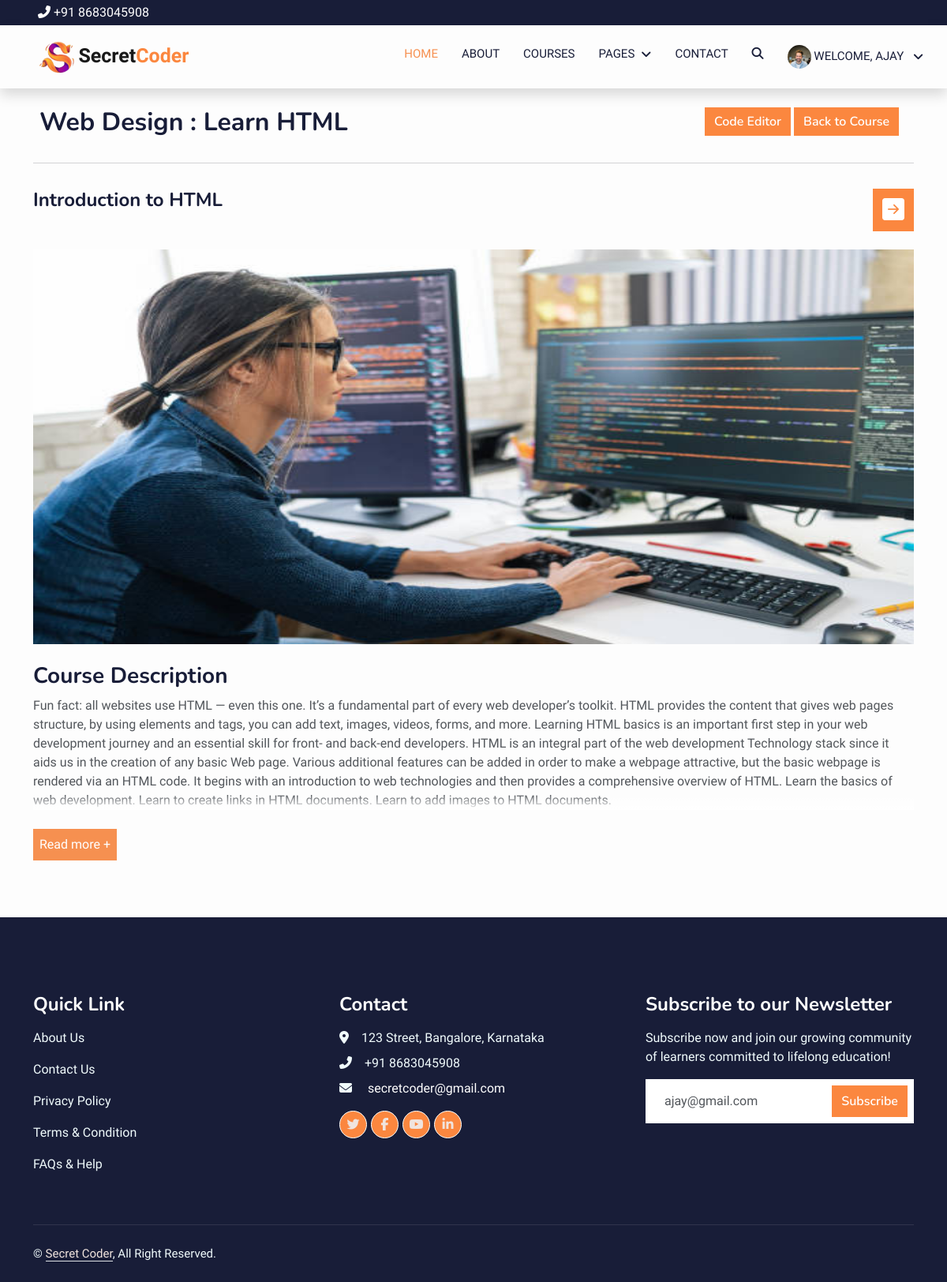
Page /course/watch-course/learn-html (signed in) on the committed database.
### coder/models.py (models this page shows, shortened)
class Profile(models.Model):
    profile_image = models.ImageField(
        default='media/default.jpg', upload_to='media', null=True, blank=True)
    user = models.OneToOneField(User, on_delete=models.CASCADE, blank=True,null=True)
    first_name = models.CharField(max_length=100, blank=True,null=True)
    last_name = models.CharField(max_length=100, blank=True,null=True)
    username = models.CharField(max_length=100, blank=True,null=True)
    email = models.CharField(max_length=100,blank=True,null=True)
    phone = models.BigIntegerField(blank=True,null=True)
    desc = models.CharField(max_length=500, blank=True,null=True)

class Course(models.Model):
    STATUS = (
        ('PUBLISH', 'PUBLISH'),
        ('DRAFT', 'DRAFT'),
    )
    featured_image = models.ImageField(
        upload_to="Media/featured_img", null=True)
    featured_video = models.CharField(max_length=300, null=True)
    title = models.CharField(max_length=500)
    created_at = models.DateField(auto_now_add=True)
    author = models.ForeignKey(Author, on_delete=models.CASCADE, null=True)
    category = models.ForeignKey(Categories, on_delete=models.CASCADE)
    level = models.ForeignKey(Level, on_delete=models.CASCADE, null=True)
    description = models.TextField()
    short_desc = models.TextField(null=True)
    price = models.IntegerField(null=True, default=0)
    discount = models.IntegerField(null=True)
    language = models.ForeignKey(Language, on_delete=models.CASCADE, null=True)
    deadline = models.CharField(max_length=200, null=True)
    slug = models.SlugField(default='', max_length=500, null=True, blank=True)
    status = models.CharField(choices=STATUS, max_length=100, null=True)
    certificate = models.CharField(null=True, max_length=100)

class Categories(models.Model):
    icon = models.CharField(max_length=200, null=True)
    name = models.CharField(max_length=200)

class Video(models.Model):
    serial_number = models.IntegerField(null=True)
    thumbnail = models.ImageField(upload_to="Media/thumbnail", null=True)
    course = models.ForeignKey(Course, on_delete=models.CASCADE)
    lesson = models.ForeignKey(Lesson, on_delete=models.CASCADE, null=True)
    title = models.CharField(max_length=200)
    youtube_id = models.CharField(max_length=200)
    time_duration = models.IntegerField(null=True)
    preview = models.BooleanField(default=False)

### secretcoder/views.py (the view)
@login_required(login_url='login')
def watch_course(request, slug):
    lecture = request.GET.get('lecture')
    course = Course.objects.filter(slug=slug)
    if lecture is None:
        lecture = 1
    video = Video.objects.get(id=lecture)
    try:
        if course.exists():
            course = course.first()
        else:
            return redirect('404')
    except UserCourse.DoesNotExist:
        return redirect('404')
    context = {
        'course': course,
        'video': video,
        'lecture': lecture,
    }
    return render(request, 'course/watch_course.html', context)

### templates/course/watch_course.html (shortened to what this page needs)
{% extends 'base.html' %}
{% load static %}
{% load course_tags %}
{% block content %}
<div class="container-xxl py-2">
    <div class="container mt-2">
        <div class="row p-2">
            <div class="col-lg-9 col-md-6">
                <h2>{{course.category.name}} : {{course.title}}</h2>
            </div>
            <div class="col-lg-3 col-md-6">
                <a href="{% url 'editor' %}" class="text-decoration-none btn btn-md text-white">Code Editor</a>
                <a href="{% url 'my-course' %}" class="text-decoration-none btn btn-md text-white">Back to
                    Course</a>
            </div>
        </div>
        <hr>
    </div>
    <div class="container">
        <div class="row">
            <div class="col min-vh-100 py-3">
                <button class="btn float-end text-white" data-bs-toggle="offcanvas" data-bs-target="#offcanvas"
                    role="button">
                    <i class="bi bi-arrow-right-square-fill fs-3" data-bs-toggle="offcanvas"
                        data-bs-target="#offcanvas"></i>
                </button>
                <h4 class="font-size-xxl mb-5">{{video.title}}</h4>
                <div class="image-div">
                </div>
                <h3 class="mt-4">Course Description</h3>
                <p class="para mb-6 line-height-md">{{course.description|slice:"0:200"}} <span>
                        {{course.description|slice:"200:3000"}}</span></p>
                <input type="checkbox" class="check" />
            </div>
        </div>
    </div>
</div>
{% endblock %}

### templates/components/header.html (shortened to what this page needs)
{% load static %}
<div class="topnav py-1 px-lg-5 px-2 bg-dark d-flex justify-content-between align-items-center">
    <div>
        <a href="" class="text-white"><i class="fa fa-phone-alt me-1"></i>+91 8683045908</a>
    </div>
</div>
<nav class="navbar navbar-expand-lg navbar-light shadow sticky-top p-0" style="background-color: #fdfdfd;">
    <a href="{% url 'home' %}" class="navbar-brand d-flex align-items-center px-4 px-lg-5">
        <p class="m-0 fw-bold" style="font-size: 25px;"><img src="{% static 'img/icon.png' %}" alt=""
                height="50px">Secret<span style="color: #fb873f;">Coder</span></p>
    </a>
    <div class="collapse navbar-collapse" id="navbarCollapse">
        <div class="navbar-nav ms-auto p-4 p-lg-0">
            <a href="{% url 'home' %}" class="nav-item nav-link active">Home</a>
            <a href="{% url 'about' %}" class="nav-item nav-link">About</a>
            <a href="{% url 'courses' %}" class="nav-item nav-link">Courses</a>
            <div class="nav-item dropdown">
                <a href="#" class="nav-link dropdown-toggle" data-bs-toggle="dropdown">Pages</a>
            </div>
            <a href="{% url 'contact' %}" class="nav-item nav-link">Contact</a>
            <a class=" nav-item nav-link d-flex search-mobile text-white-all icon-xs d-none d-sm-none d-md-none d-lg-block"
                data-bs-toggle="collapse" href="#collapseSearchMobile" role="button" aria-expanded="false"
                aria-controls="collapseSearchMobile">
                <i class="fa fa-search"></i>
            </a>
            {% if user.is_authenticated and user.first_name == '' %}
            <div class="nav-item dropdown">
                <a href="#" class="nav-link dropdown-toggle" data-bs-toggle="dropdown">
                    {% if user.profile.profile_image %}
                    <img src="{{user.profile.profile_image.url}}" alt="" name="image" class="rounded-circle"
                        height="30px" width="30px">
                    {% else %}
                    <img src="{% static 'img/default.jpg' %}" alt="" name="image" class="rounded-circle" height="30px"
                        width="30px">
                    {% endif %}
                    Welcome, {{user.username}}
                </a>
            </div>
            {% else %}
            <li class="nav-item px-3">
                <a href="{% url 'register' %}" class="nav-link">
                    <i class="fa fa-user"></i>
                </a>
            </li>
            {% endif %}
        </div>
    </div>
</nav>

### templates/components/footer.html (shortened to what this page needs)
{% load static %}
<div class="container-fluid bg-dark text-light footer pt-5 mt-5 wow fadeIn" data-wow-delay="0.1s">
    <div class="container py-5">
        <div class="row g-5">
            <div class="col-lg-4 col-md-6">
                <h4 class="text-white mb-3">Quick Link</h4>
                <p><a class="text-light" href="{% url 'about' %}">About Us</a></p>
                <p><a class="text-light" href="{% url 'contact' %}">Contact Us</a></p>
                <p><a class="text-light" href="{% url 'privacy_policy' %}">Privacy Policy</a></p>
                <p><a class="text-light" href="{% url 'terms-&-conditions' %}">Terms & Condition</a></p>
                <p><a class="text-light" href="{% url 'faq' %}">FAQs & Help</a></p>
            </div>
            <div class="col-lg-4 col-md-6">
                <h4 class="text-white mb-3">Contact</h4>
                <p class="mb-2"><i class="fa fa-map-marker-alt me-3"></i>123 Street, Bangalore, Karnataka</p>
                <p class="mb-2"><i class="fa fa-phone-alt me-3"></i>+91 8683045908</p>
                <p class="mb-2"><i class="fa fa-envelope me-3"></i><a href="mailto:secretcoder@gmail.com" class="text-white"> secretcoder@gmail.com</a></p>
                <div class="d-flex pt-2">
                    <a class="btn btn-outline-light btn-social" href=""><i
                            class="fab fa-twitter"></i></a>
                    <a class="btn btn-outline-light btn-social" href=""><i class="fab fa-facebook-f"></i></a>
                    <a class="btn btn-outline-light btn-social" href=""><i class="fab fa-youtube"></i></a>
                    <a class="btn btn-outline-light btn-social" href=""><i class="fab fa-linkedin-in"></i></a>
                </div>
            </div>
            <div class="col-lg-4 col-md-6">
                <h4 class="text-white mb-3">Subscribe to our Newsletter</h4>
                <p>Subscribe now and join our growing community of learners committed to lifelong education! </p>
                <div class="position-relative mx-auto" style="max-width: 400px;">
                    <form action="{% url 'subscriber' %}" method="POST">
                        <input class="form-control border-0 w-100 py-3 ps-4 pe-5" type="text" placeholder="Your email"
                            value="{{user.email}}" name="email">
                        <button type="submit"
                            class="btn btn-primary py-2 position-absolute top-0 end-0 mt-2 me-2">Subscribe</button>
                    </form>
                </div>
            </div>
        </div>
    </div>
    <div class="container">
        <div class="copyright">
            <div class="row">
                <div class="col-md-6 text-center text-md-start mb-3 mb-md-0">
                    &copy; <a class="border-bottom" href="{% url 'home' %}">Secret Coder</a>, All Right Reserved.
                </div>
            </div>
        </div>
    </div>
</div>

### static/css/style.css (style rules this page uses)
:root { --primary: #f69050; --light: #F0FBFC; --light: #f0e4de; --dark: #181d38; }
body { background-color: #fdfdfd; }
.btn { background-color: #fb873f; border: none; }
.btn { font-family: 'Nunito', sans-serif; font-weight: 600; transition: .5s; }
.btn.btn-primary, .btn.btn-secondary { color: #FFFFFF; }
.navbar .dropdown-toggle::after { border: none; content: "\f107"; font-family: "Font Awesome 5 Free"; font-weight: 900; vertical-align: middle; margin-left: 8px; }
.navbar-light .navbar-nav .nav-link { margin-right: 30px; padding: 25px 0; color: #FFFFFF; font-size: 15px; text-transform: uppercase; outline: none; }
.navbar-light .navbar-nav .nav-link:hover, .navbar-light .navbar-nav .nav-link.active { color: var(--primary); }
.navbar-light .navbar-brand, .navbar-light a.btn { height: 75px; }
.navbar-light .navbar-nav .nav-link { color: var(--dark); font-weight: 500; }
.navbar-light.sticky-top { top: -100px; transition: .5s; }
.footer .btn.btn-social { margin-right: 5px; width: 35px; height: 35px; display: flex; align-items: center; justify-content: center; color: var(--light); font-weight: normal; border: 1px solid #FFFFFF; border-radius: 35px; transition: .3s; }
.footer .copyright { padding: 25px 0; font-size: 15px; border-top: 1px solid rgba(256, 256, 256, .1); }
.footer .copyright a { color: var(--light); }

### templates/course/watch_course.html (style rules this page uses)
.image-div { position: relative; width: 100%; }
.para { max-height: 150px; overflow: hidden; position: relative; }
.para::before { content: ""; position: absolute; height: 20px; width: 100%; bottom: 0; pointer-events: none; background: linear-gradient(to bottom, transparent, white); }
.check { appearance: none; padding: 0.5em; cursor: pointer; margin-top: 0.5rem; background: #f69050; color: white; }
.check::before { content: "Read more +"; }

### rows in the picture
Course: category.name "Web Design", title "Learn HTML", description "Fun fact: all websites use HTML — even this one. It’s a fundamental part of every web developer’s toolkit. HTML provides the content that gives web pages structure, by using elements and tags, you can", description "add text, images, videos, forms, and more. Learning HTML basics is an important first step in your web development journey and an essential skill for front- and back-end developers. HTML is an integral part of the web development Technology stack since it aids us in the creation of any basic Web page. Various additional features can be added in order to make a webpage attractive, but the basic webpage is rendered via an HTML code. It begins with an introduction to web technologies and then provides a comprehensive overview of HTML. Learn the basics of web development. Learn to create links in HTML documents. Learn to add images to HTML documents."
Video: title "Introduction to HTML"

### other values in the picture
{{ user.username }} "AJAY"
